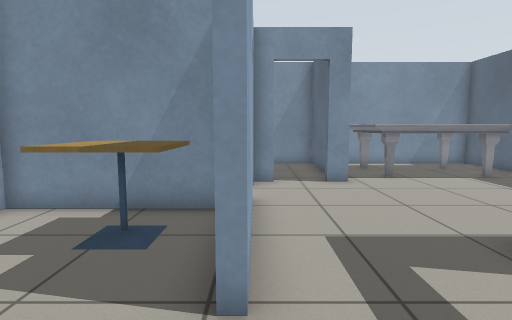
view 1 (above)

22 first-person views from a walk through a Gazebo world. The camera is 0.9 m above the floor, tilts 6° down and sees 80° across. The floor is counted in squares, 0.5 m on a side. Each view is taken from the middle of a square. On the plan, view 1 faces up. The plan holds only what a view shows up to about 16 squares ahead; the rest is blank. The robots in the file are not drawn. Gazebo's built-in surfaces are drawn with simple patterns.

view 2
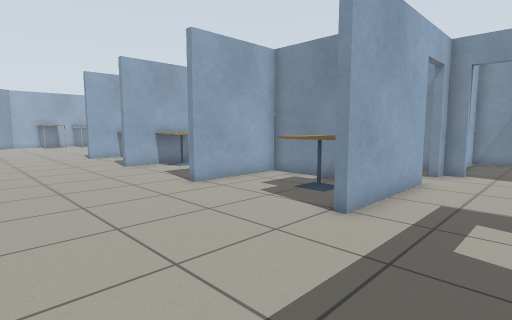

view 3
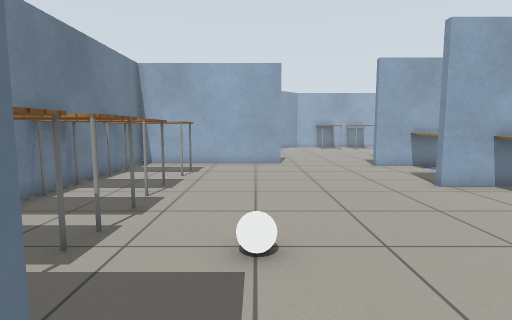

view 4
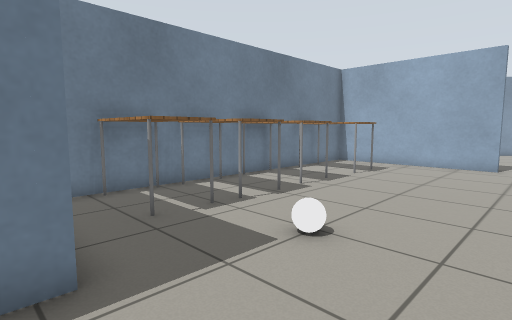

view 5
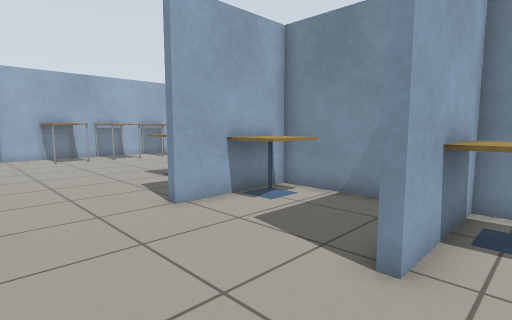

view 6
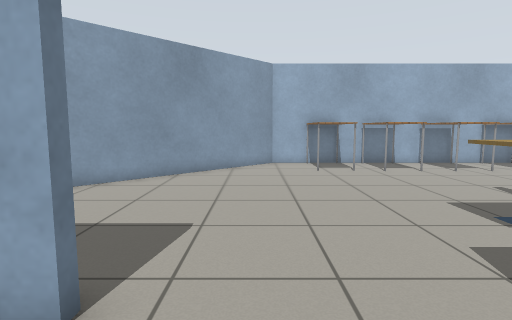

view 7
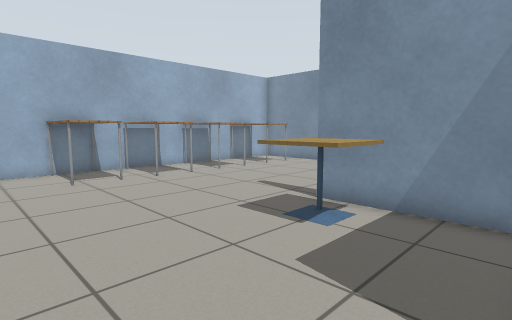

view 8
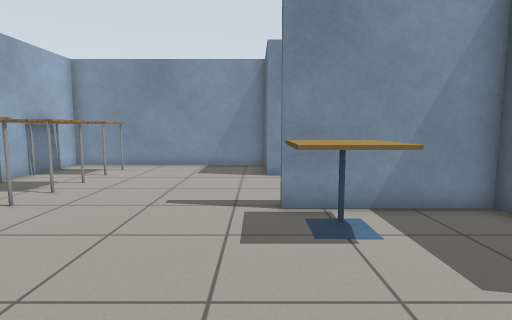

view 9
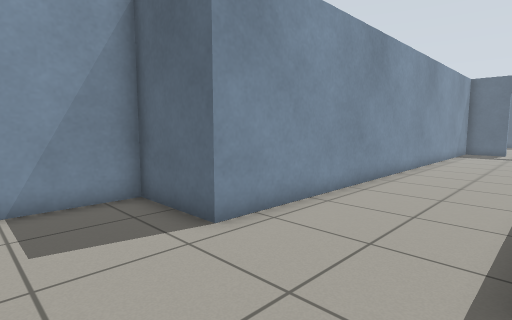

view 10
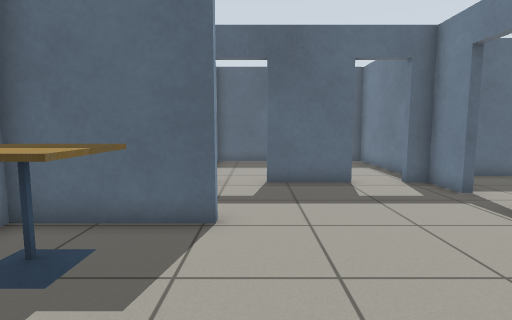

view 11
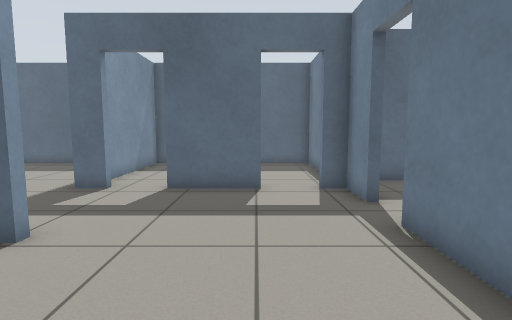

view 12
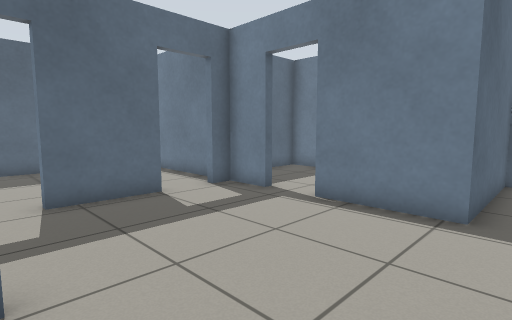

view 13
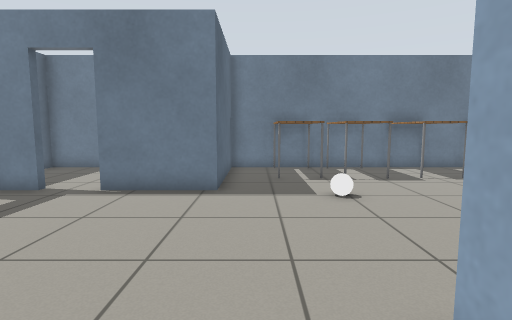

view 14
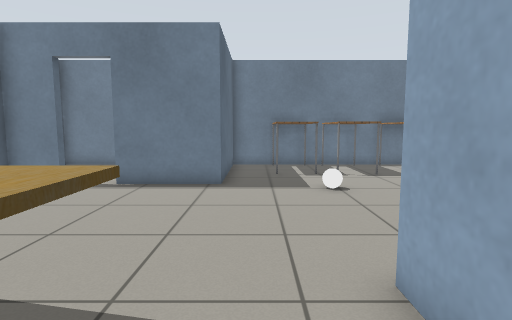

view 15
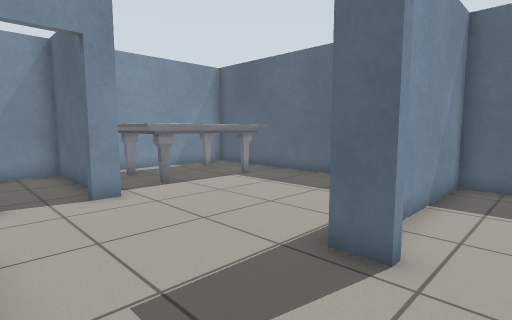

view 16
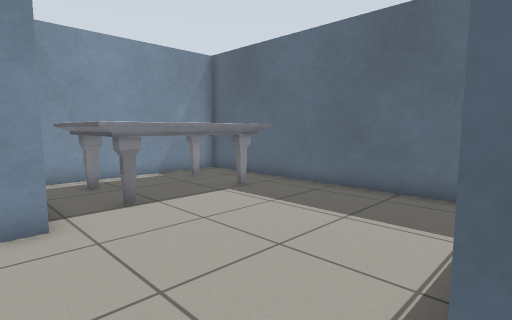

view 17
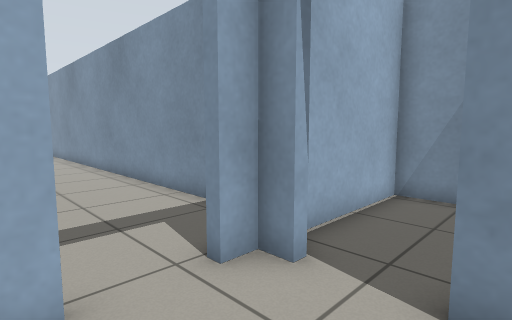

view 18
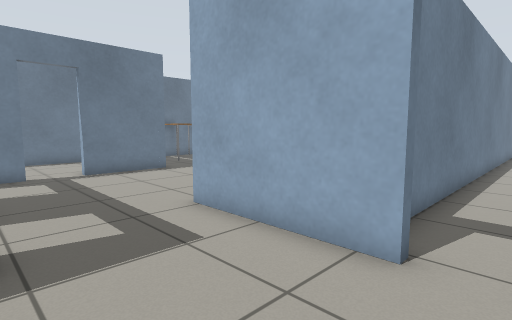

view 19
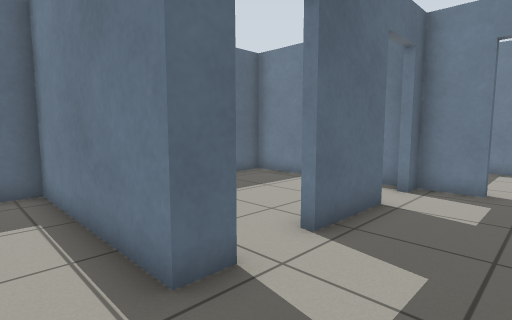

view 20
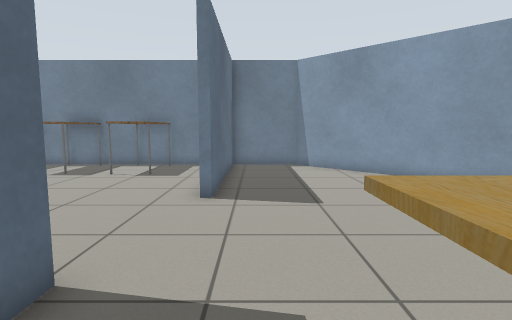

view 21
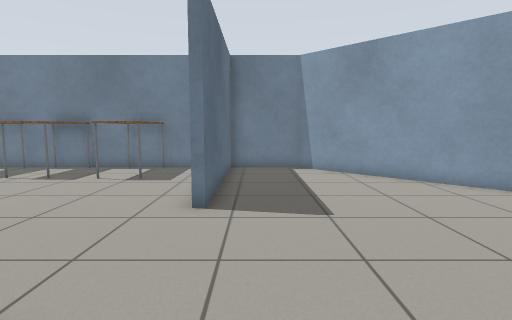

view 22
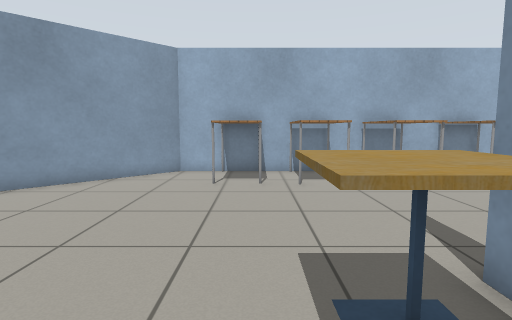

### Floor plan
Ten units are one square. View 1 is at (0, 0); x grows to the right and y downward. Boxes are objects, and circles mark ways between rooms. Rooms are numbered by the first view taken in them; rooms with no view inside come last. Other rooms are left out.
<svg viewBox="-312 -158 422 252">
<path fill="none" stroke="#000" d="M-167 -26 -167 -35M-164 -45 -164 -26M-166 -67 -215 -67M-131 -67 -165 -67M-170 -70 -24 -70M-176 16 -176 89 -29 89 -29 37 5 37M-105 -67 -112 -67 -112 -28 -116 -28M-33 -115 -216 -115 -216 -147 -307 -147 -307 -8 -210 89 -179 89 -179 16M-1 -28 -4 -28 -4 -67 -56 -67 -56 -28 -60 -28M23 37 39 37 39 29M39 12 39 -18M31 -101 23 -101M39 -34 39 -44 105 -44 105 -153 40 -153M-1 -76 -1 -28M105 -5 105 -41 55 -41M44 37 105 37 105 12M-9 89 53 89 53 51M28 -118 28 -153 -1 -153 -1 -112"/>
<rect x="-305" y="-45" width="30" height="20" fill="#bbb"><title>table</title></rect>
<rect x="-305" y="-75" width="30" height="20" fill="#bbb"><title>table</title></rect>
<rect x="-305" y="-105" width="30" height="20" fill="#bbb"><title>table</title></rect>
<rect x="-305" y="-135" width="30" height="20" fill="#bbb"><title>table</title></rect>
<rect x="-215" y="-65" width="20" height="20" fill="#bbb"><title>cafe table</title></rect>
<rect x="-175" y="-65" width="30" height="20" fill="#bbb"><title>cafe table</title></rect>
<rect x="-155" y="55" width="20" height="30" fill="#bbb"><title>table</title></rect>
<rect x="-115" y="55" width="20" height="30" fill="#bbb"><title>table</title></rect>
<rect x="-115" y="-65" width="20" height="30" fill="#bbb"><title>cafe table</title></rect>
<rect x="-85" y="55" width="20" height="30" fill="#bbb"><title>table</title></rect>
<rect x="-65" y="55" width="20" height="30" fill="#bbb"><title>table</title></rect>
<rect x="-65" y="25" width="10" height="10" fill="#bbb"><title>white ball</title></rect>
<rect x="-35" y="-65" width="20" height="30" fill="#bbb"><title>cafe table</title></rect>
<rect x="35" y="-145" width="60" height="40" fill="#bbb"><title>marble table</title></rect>
<rect x="75" y="-145" width="20" height="10" fill="#bbb"><title>marble table</title></rect>
<circle cx="0" cy="-85" r="3" fill="#2a7"/>
<circle cx="20" cy="-35" r="3" fill="#2a7"/>
<circle cx="40" cy="-25" r="3" fill="#2a7"/>
<circle cx="40" cy="25" r="3" fill="#2a7"/>
<circle cx="15" cy="40" r="3" fill="#2a7"/>
<circle cx="15" cy="-100" r="3" fill="#2a7"/>
<text x="-150" y="-30">1</text>
<text x="60" y="-90">2</text>
<text x="70" y="0">3</text>
<text x="10" y="60">4</text>
<text x="10" y="-130">5</text>
</svg>
Room 1 opens to room 2. Room 1 opens to room 3. Room 1 opens to room 4. Room 2 opens to room 5.

Where each view was taken, in squares from view 1:
view 1: 0 up, 0 right, facing up
view 2: 3 down, 3 right, facing up-left
view 3: 3 down, 2 left, facing left
view 4: 0 up, 2 left, facing down-left
view 5: 1 down, 10 left, facing up-left
view 6: 0 up, 15 left, facing left
view 7: 0 up, 17 left, facing up-left
view 8: 0 up, 22 left, facing up
view 9: 7 up, 25 left, facing up-right
view 10: 2 up, 6 left, facing right
view 11: 1 down, 5 left, facing right
view 12: 3 up, 4 left, facing down-right
view 13: 5 up, 4 left, facing down
view 14: 6 up, 4 left, facing down
view 15: 2 up, 0 right, facing up-right
view 16: 4 up, 2 right, facing up-right
view 17: 7 up, 3 right, facing up-left
view 18: 9 up, 4 right, facing down-left
view 19: 6 up, 1 right, facing down-right
view 20: 6 up, 19 left, facing down
view 21: 5 up, 19 left, facing down
view 22: 4 up, 18 left, facing left
